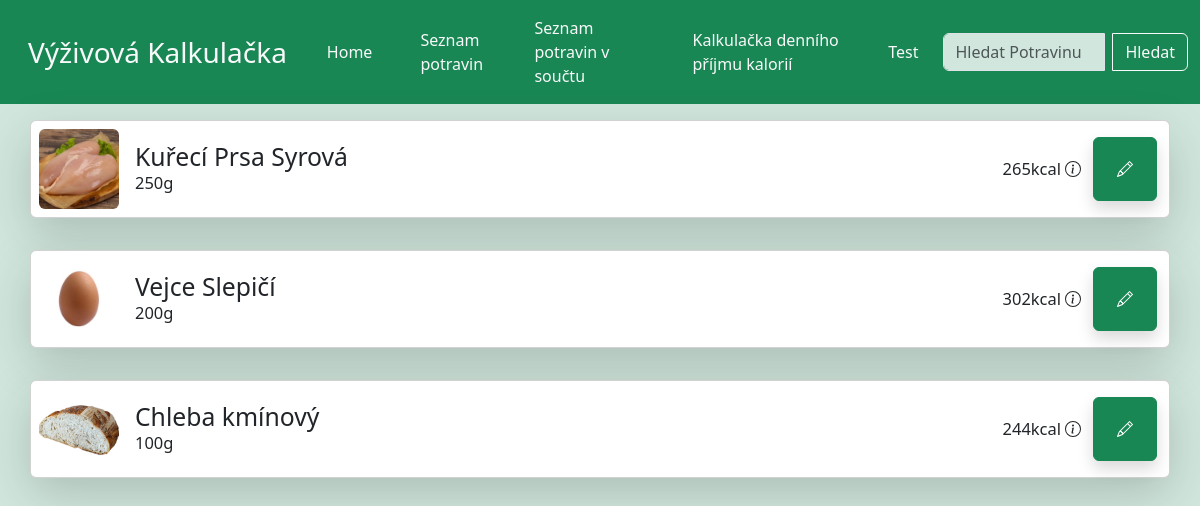
The app's page /potraviny-v-souctu, older data.
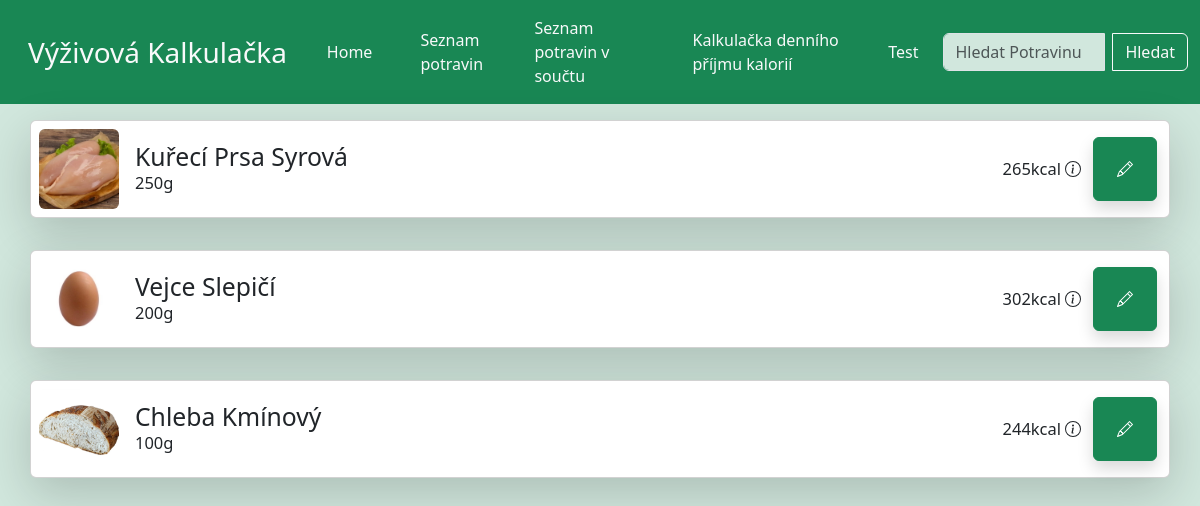
The same page, newer data.
### main/models.py (models this page shows, shortened)
class WeightedFood(models.Model):
    weight = models.IntegerField(null=True, blank=True)
    parentFood = models.ForeignKey(Food, on_delete=models.PROTECT)
    measurement_type = models.CharField(
        max_length=50,
        choices=[
            ('grams', 'Grams'),
            ('teaspoon', 'Teaspoon'),
            ('tablespoon', 'Tablespoon'),
            ('piece', 'Piece')
        ],
        default='grams'
    )
    def get_weight_in_grams(self):
        if self.measurement_type == 'grams':
            return self.weight
        elif self.measurement_type == 'teaspoon':
            return self.weight * self.parentFood.grams_per_teaspoon
        elif self.measurement_type == 'tablespoon':
            return self.weight * self.parentFood.grams_per_tablespoon
        elif self.measurement_type == 'piece':
            return self.weight * self.parentFood.grams_per_piece
        return 0
    def get_kcal(self):
        weight_in_grams = self.get_weight_in_grams()
        return int((weight_in_grams / 100) * self.parentFood.kcalPer100g)
    def get_protein(self):
        weight_in_grams = self.get_weight_in_grams()
        return int((weight_in_grams / 100) * self.parentFood.proteinPer100g)
    def get_carbs(self):
        weight_in_grams = self.get_weight_in_grams()
        return int((weight_in_grams / 100) * self.parentFood.carbsPer100g)
    def get_fat(self):
        weight_in_grams = self.get_weight_in_grams()
        return int((weight_in_grams / 100) * self.parentFood.fatPer100g)
    def get_fiber(self):
        weight_in_grams = self.get_weight_in_grams()
        return int((weight_in_grams / 100) * self.parentFood.fiberPer100g)

class Food(models.Model):
    name = models.CharField(max_length=300)
    photo = models.ImageField(upload_to="images/", null=True, blank=True)
    kcalPer100g = models.IntegerField(null=True, blank=True)
    proteinPer100g = models.FloatField(null=True, blank=True)
    carbsPer100g = models.FloatField(null=True, blank=True)
    fatPer100g = models.FloatField(null=True, blank=True)
    fiberPer100g = models.FloatField(null=True, blank=True)
    grams_per_teaspoon = models.FloatField(null=True, blank=True)
    grams_per_tablespoon = models.FloatField(null=True, blank=True)
    grams_per_piece = models.FloatField(null=True, blank=True)
    def __str__(self):
        return f"{self.name}"

### main/views.py (the view)
# urls.py: path('potraviny-v-souctu', views.weighted_foods),
def weighted_foods(request):
  weighted_foods = WeightedFood.objects.all()
  context = {
    "weighted_foods" : weighted_foods,
  }
  return render(request, "main/seznam-potravin-v-souctu.html", context)

### main/templates/main/seznam-potravin-v-souctu.html (shortened to what this page needs)
{% extends 'main/base.html' %}
{% block content %}
    {% for weighted_food in weighted_foods %}
        <div class="card my-3 shadow-lg" style="width: 95vw;">
            <div class="card-body p-2 d-flex align-items-center justify-content-start">
                <img src="{{ weighted_food.parentFood.photo.url }}" alt="" style="height: 8vw; min-height: 50px; max-height: 80px;" class="rounded-2 me-3">
                <div class="d-flex flex-column flex-grow-1 text-start">
                    <a href="test" class="m-0 h4 flex-grow-1" style="text-decoration: none; font-size: 3vmin;">{{ weighted_food.parentFood }}</a>
                    <p class="m-0" style="font-size: 2vmin;">{{ weighted_food.weight }}g</p>
                </div>
                <p class="m-0 mx-1" style="font-size: 2vmin;">{{ weighted_food.get_kcal }}kcal</p>
                <svg xmlns="http://www.w3.org/2000/svg" class="me-2" data-bs-toggle="tooltip" data-bs-custom-class="custom-tooltip" data-bs-title="{{ weighted_food.get_protein }}g Bílkovin | {{ weighted_food.get_carbs }}g Sacharidů | {{ weighted_food.get_fat }}g Tuků | {{ weighted_food.get_fiber }}g Vlákniny" width="16" height="16" fill="currentColor" class="bi bi-info-circle" viewBox="0 0 16 16" style="min-height: 12px; min-width: 12px;">
                    <path d="M8 15A7 7 0 1 1 8 1a7 7 0 0 1 0 14m0 1A8 8 0 1 0 8 0a8 8 0 0 0 0 16"/>
                    <path d="m8.93 6.588-2.29.287-.082.38.45.083c.294.07.352.176.288.469l-.738 3.468c-.194.897.105 1.319.808 1.319.545 0 1.178-.252 1.465-.598l.088-.416c-.2.176-.492.246-.686.246-.275 0-.375-.193-.304-.533zM9 4.5a1 1 0 1 1-2 0 1 1 0 0 1 2 0"/>
                </svg>
                <a href="uprava-potraviny" class="btn btn-success d-flex justify-content-center align-items-center mx-1 shadow" role="button" style="height: 6vw;width: 6vw; min-height: 40px; min-width: 40px; max-height: 64px; max-width: 64px;">
                </a>
            </div>
        </div>
    {% endfor %}
{% endblock %}

Row changes from the older to the newer data that the page shows:
changed WeightedFood: parentFood "Chleba kmínový" → "Chleba Kmínový"
